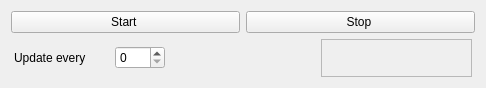
<?xml version="1.0" encoding="UTF-8"?>
<ui version="4.0">
 <class>QmitkUpdateTimerWidgetControls</class>
 <widget class="QWidget" name="QmitkUpdateTimerWidgetControls">
  <property name="geometry">
   <rect>
    <x>0</x>
    <y>0</y>
    <width>486</width>
    <height>88</height>
   </rect>
  </property>
  <property name="windowTitle">
   <string>Form</string>
  </property>
  <layout class="QVBoxLayout" name="verticalLayout">
   <item>
    <layout class="QHBoxLayout" name="horizontalLayout">
     <item>
      <widget class="QPushButton" name="m_StartNavigationBtn">
       <property name="text">
        <string>Start </string>
       </property>
       <property name="icon">
        <iconset resource="../resources/IGTUI.qrc">
         <normaloff>:/IGTUI/play2.png</normaloff>:/IGTUI/play2.png</iconset>
       </property>
       <property name="iconSize">
        <size>
         <width>30</width>
         <height>30</height>
        </size>
       </property>
       <property name="checkable">
        <bool>false</bool>
       </property>
      </widget>
     </item>
     <item>
      <widget class="QPushButton" name="m_StopNavigationBtn">
       <property name="text">
        <string>Stop </string>
       </property>
       <property name="icon">
        <iconset resource="../resources/IGTUI.qrc">
         <normaloff>:/IGTUI/stop2.png</normaloff>:/IGTUI/stop2.png</iconset>
       </property>
       <property name="iconSize">
        <size>
         <width>30</width>
         <height>30</height>
        </size>
       </property>
       <property name="checkable">
        <bool>false</bool>
       </property>
       <property name="checked">
        <bool>false</bool>
       </property>
      </widget>
     </item>
    </layout>
   </item>
   <item>
    <layout class="QHBoxLayout" name="horizontalLayout_2">
     <property name="spacing">
      <number>3</number>
     </property>
     <property name="sizeConstraint">
      <enum>QLayout::SetDefaultConstraint</enum>
     </property>
     <property name="leftMargin">
      <number>3</number>
     </property>
     <property name="rightMargin">
      <number>3</number>
     </property>
     <item>
      <layout class="QHBoxLayout" name="horizontalLayout_3">
       <item>
        <widget class="QLabel" name="m_UpdatesInMsecLbl">
         <property name="text">
          <string>Update every</string>
         </property>
         <property name="alignment">
          <set>Qt::AlignLeading|Qt::AlignLeft|Qt::AlignVCenter</set>
         </property>
        </widget>
       </item>
       <item>
        <widget class="QSpinBox" name="m_UpdateRateSB">
         <property name="maximumSize">
          <size>
           <width>50</width>
           <height>16777215</height>
          </size>
         </property>
         <property name="alignment">
          <set>Qt::AlignLeading|Qt::AlignLeft|Qt::AlignVCenter</set>
         </property>
         <property name="maximum">
          <number>1000</number>
         </property>
        </widget>
       </item>
      </layout>
     </item>
     <item>
      <widget class="QLabel" name="m_FrameRateLbl">
       <property name="text">
        <string/>
       </property>
       <property name="alignment">
        <set>Qt::AlignLeading|Qt::AlignLeft|Qt::AlignVCenter</set>
       </property>
      </widget>
     </item>
     <item>
      <widget class="QLabel" name="m_NavigationStateLbl">
       <property name="minimumSize">
        <size>
         <width>0</width>
         <height>20</height>
        </size>
       </property>
       <property name="autoFillBackground">
        <bool>true</bool>
       </property>
       <property name="frameShape">
        <enum>QFrame::StyledPanel</enum>
       </property>
       <property name="frameShadow">
        <enum>QFrame::Plain</enum>
       </property>
       <property name="text">
        <string/>
       </property>
       <property name="alignment">
        <set>Qt::AlignCenter</set>
       </property>
      </widget>
     </item>
    </layout>
   </item>
  </layout>
 </widget>
 <resources>
  <include location="../resources/IGTUI.qrc"/>
 </resources>
 <connections/>
</ui>
